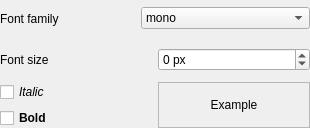
<?xml version="1.0" encoding="UTF-8"?>
<ui version="4.0">
 <class>font_widget</class>
 <widget class="QWidget" name="font_widget">
  <property name="geometry">
   <rect>
    <x>0</x>
    <y>0</y>
    <width>310</width>
    <height>128</height>
   </rect>
  </property>
  <property name="windowTitle">
   <string>Form</string>
  </property>
  <layout class="QVBoxLayout" name="vertical_layout">
   <property name="spacing">
    <number>4</number>
   </property>
   <property name="margin">
    <number>0</number>
   </property>
   <item>
    <widget class="QWidget" name="widget_family_container" native="true">
     <layout class="QHBoxLayout" name="font_widget_layout">
      <property name="margin">
       <number>0</number>
      </property>
      <item>
       <widget class="QLabel" name="label_family">
        <property name="text">
         <string>Font family</string>
        </property>
       </widget>
      </item>
      <item>
       <widget class="QComboBox" name="combobox_family">
        <item>
         <property name="text">
          <string notr="true">mono</string>
         </property>
        </item>
        <item>
         <property name="text">
          <string notr="true">sans</string>
         </property>
        </item>
        <item>
         <property name="text">
          <string notr="true">serif</string>
         </property>
        </item>
        <item>
         <property name="text">
          <string notr="true">arabic</string>
         </property>
        </item>
        <item>
         <property name="text">
          <string notr="true">chinese-japanese-korean</string>
         </property>
        </item>
        <item>
         <property name="text">
          <string notr="true">hebrew</string>
         </property>
        </item>
        <item>
         <property name="text">
          <string notr="true">hindi</string>
         </property>
        </item>
        <item>
         <property name="text">
          <string>other ...</string>
         </property>
        </item>
       </widget>
      </item>
     </layout>
    </widget>
   </item>
   <item>
    <widget class="QWidget" name="widget_size_container" native="true">
     <layout class="QHBoxLayout" name="horizontalLayout_3">
      <property name="margin">
       <number>0</number>
      </property>
      <item>
       <widget class="QLabel" name="label_size">
        <property name="text">
         <string>Font size</string>
        </property>
       </widget>
      </item>
      <item>
       <widget class="QSpinBox" name="spinbox_size">
        <property name="suffix">
         <string> px</string>
        </property>
        <property name="minimum">
         <number>-1</number>
        </property>
        <property name="maximum">
         <number>1024</number>
        </property>
       </widget>
      </item>
     </layout>
    </widget>
   </item>
   <item>
    <widget class="QWidget" name="widget_misc_container" native="true">
     <layout class="QHBoxLayout" name="horizontalLayout_4">
      <property name="margin">
       <number>0</number>
      </property>
      <item>
       <widget class="QWidget" name="widget_style_container" native="true">
        <layout class="QVBoxLayout" name="verticalLayout">
         <property name="margin">
          <number>0</number>
         </property>
         <item>
          <widget class="QCheckBox" name="checkbox_italic">
           <property name="font">
            <font>
             <italic>true</italic>
            </font>
           </property>
           <property name="text">
            <string>Italic</string>
           </property>
          </widget>
         </item>
         <item>
          <widget class="QCheckBox" name="checkbox_bold">
           <property name="font">
            <font>
             <weight>75</weight>
             <bold>true</bold>
            </font>
           </property>
           <property name="text">
            <string>Bold</string>
           </property>
          </widget>
         </item>
        </layout>
       </widget>
      </item>
      <item>
       <widget class="QFrame" name="widget_example">
        <property name="frameShape">
         <enum>QFrame::StyledPanel</enum>
        </property>
        <property name="frameShadow">
         <enum>QFrame::Raised</enum>
        </property>
        <layout class="QVBoxLayout" name="verticalLayout_2">
         <property name="margin">
          <number>4</number>
         </property>
         <item>
          <widget class="QLabel" name="label_example">
           <property name="text">
            <string>Example</string>
           </property>
           <property name="alignment">
            <set>Qt::AlignCenter</set>
           </property>
          </widget>
         </item>
        </layout>
       </widget>
      </item>
     </layout>
    </widget>
   </item>
  </layout>
 </widget>
 <resources/>
 <connections/>
</ui>
